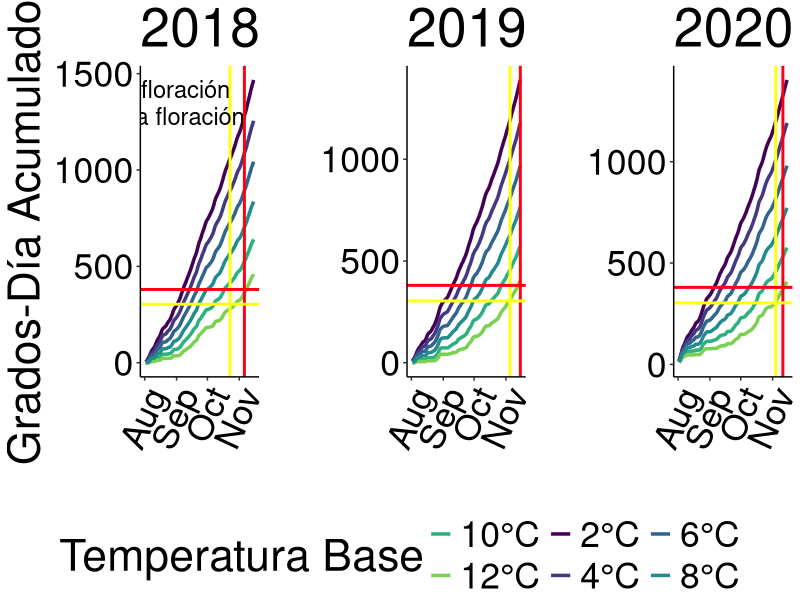
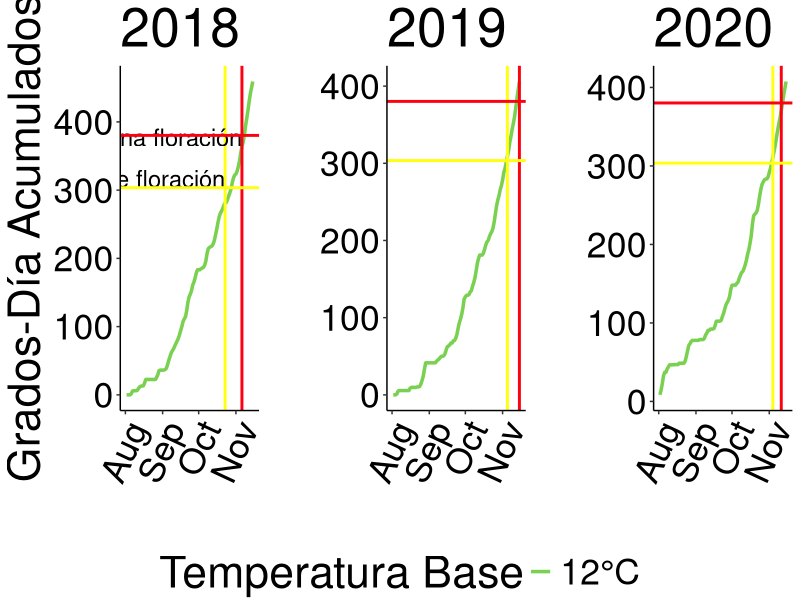
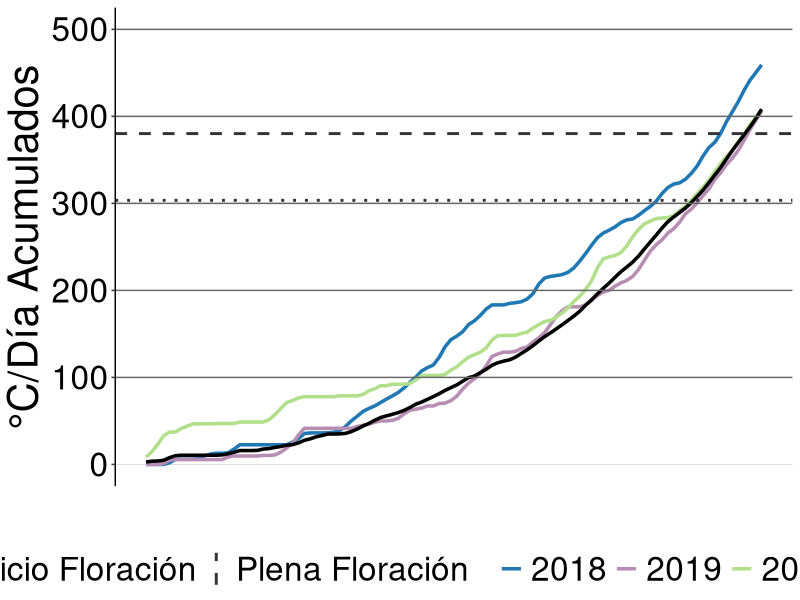

Reproduce these figures in R, in order.
## ---- chunk 1
knitr::opts_chunk$set(warning = FALSE, message = FALSE, echo = FALSE)

#Load library
library(readxl)

#Create object "db_met_mor" which contains climate data
db_met_mor <- read_excel("database.xlsx", sheet = "II_M_inta")
#Delete unnecessary columns
db_met_mor<-db_met_mor[,-c(9:29)]

db_met_mor$year<-as.factor(db_met_mor$year)
db_met_mor$date<-as.POSIXct(db_met_mor$date,format="%Y-%m-%d")

db_met_mor$temp_abr<-as.numeric(db_met_mor$temp_abr)
# db_met_mor$month<-factor(db_met_mor$month, levels = c("Ene", "Feb", "Mar", "Abr", "May", "Jun", "Jul", "Ago", "Sep", "Oct", "Nov", "Dic"))

db_met_mor$tem_abr_max <- as.numeric(db_met_mor$tem_abr_max)
db_met_mor$temp_abr_min <- as.numeric(db_met_mor$temp_abr_min)

library(dplyr)
# Filtrar los datos para fechas entre el 1 de junio y el 12 de noviembre
db_st_moreno <- db_met_mor %>%
  dplyr::filter(
    year %in% c(2018, 2019, 2020) & 
    as.Date(date) >= as.Date(paste0(year, "-06-01"), format = "%Y-%m-%d") & 
    as.Date(date) <= as.Date(paste0(year, "-11-15"), format = "%Y-%m-%d")
  )

# Convertir columnas a numéricas (si es necesario)
db_st_moreno$tem_abr_max <- as.numeric(db_st_moreno$tem_abr_max)
db_st_moreno$temp_abr_min <- as.numeric(db_st_moreno$temp_abr_min)

# Calcular la temperatura promedio
db_st_moreno <- db_st_moreno %>%
  dplyr::mutate(temp_mean = (tem_abr_max + temp_abr_min) / 2)

## ---- chunk 2
knitr::opts_chunk$set(warning = FALSE, message = FALSE, echo = FALSE)

# Crear una lista para almacenar los data frames
list_data_frames <- list()

# Definir el rango general de fechas (todos los años)
start_date <- as.Date("2018-06-01")
end_date <- as.Date("2020-11-15")

# Generar data frames para cada rango de fechas, iterando por días
for (i in 0:163) { # Ajustar el rango según los días a iterar
  # Calcular el desplazamiento en días
  offset <- i
  
  # Ajustar las fechas de inicio para todos los años y convertirlas a POSIXct
  current_start_dates <- as.POSIXct(as.Date(c("2018-06-01", "2019-06-01", "2020-06-01")) + offset, tz = "UTC")
  current_end_date <- as.POSIXct(end_date, tz = "UTC")
  
  # Filtrar los datos para el rango actual (todos los años)
  filtered_data <- db_st_moreno %>%
    dplyr::filter((year == 2018 & date >= current_start_dates[1] & date <= current_end_date) |
           (year == 2019 & date >= current_start_dates[2] & date <= current_end_date) |
           (year == 2020 & date >= current_start_dates[3] & date <= current_end_date))
  
  # Asignar el data frame a la lista
  list_name <- paste0("df_", i + 1)
  list_data_frames[[list_name]] <- filtered_data
}

# Aplicar las transformaciones en cada data frame de la lista
list_data_frames_2 <- lapply(list_data_frames, function(df) {
  # Asegurarte de que el data frame no esté vacío
  if (nrow(df) > 0) {
    # Crear columnas para los umbrales de temperatura
    df <- df %>%
      dplyr::mutate(
        DD_2C = ifelse(temp_mean > 2, temp_mean - 2, 0),
        DD_4C = ifelse(temp_mean > 4, temp_mean - 4, 0),
        DD_6C = ifelse(temp_mean > 6, temp_mean - 6, 0),
        DD_8C = ifelse(temp_mean > 8, temp_mean - 8, 0),
        DD_10C = ifelse(temp_mean > 10, temp_mean - 10, 0),
        DD_12C = ifelse(temp_mean > 12, temp_mean - 12, 0)
      )
    
    # Calcular la suma acumulativa de los grados-día
    df <- df %>%
      dplyr::group_by(year) %>%
      dplyr::mutate(
        DD_2C_cum = cumsum(DD_2C),
        DD_4C_cum = cumsum(DD_4C),
        DD_6C_cum = cumsum(DD_6C),
        DD_8C_cum = cumsum(DD_8C),
        DD_10C_cum = cumsum(DD_10C),
        DD_12C_cum = cumsum(DD_12C)
      ) %>%
      ungroup()
  }
  return(df) # Retornar el data frame modificado
})

## ---- chunk 3
knitr::opts_chunk$set(warning = FALSE, message = FALSE, echo = FALSE)

library(tidyr)
# Reorganizar los datos en cada data frame de la lista
list_data_frames_long <- lapply(list_data_frames_2, function(df) {
  # Verificar si el data frame no está vacío
  if (nrow(df) > 0) {
    # Reorganizar los datos a formato largo
    df_long <- df %>%
      pivot_longer(
        cols = starts_with("DD_"),
        names_to = "Umbral",
        values_to = "Grados_Día_Acumulados"
      ) %>%
      # Reemplazar los nombres de los umbrales y eliminar los no deseados
      mutate(Umbral = case_when(
        Umbral == "DD_2C_cum" ~ "2°C",
        Umbral == "DD_4C_cum" ~ "4°C",
        Umbral == "DD_6C_cum" ~ "6°C",
        Umbral == "DD_8C_cum" ~ "8°C",
        Umbral == "DD_10C_cum" ~ "10°C",
        Umbral == "DD_12C_cum" ~ "12°C",
        TRUE ~ NA_character_  # Asignar NA a valores no deseados
      )) %>%
      # Filtrar filas con NA en la columna 'Umbral'
      filter(!is.na(Umbral))
    
    # Asegurar que las columnas de fecha sean del tipo Date
    df_long <- df_long %>%
      mutate(
        date = as.Date(date),
        date_complete = as.Date(date_complete)
      )
    
    return(df_long) # Retornar el data frame reorganizado
  } else {
    return(df) # Si está vacío, devolver sin cambios
  }
})

## ---- chunk 4
knitr::opts_chunk$set(warning = FALSE, message = FALSE, echo = FALSE)

library(dplyr)
library(ggplot2)

# Crear las fechas de eventos fenológicos
flowering_dates_pf <- data.frame(
  year = c(2018, 2019, 2020),
  date = as.Date(c("2018-11-06", "2019-11-15", "2020-11-11")),
  event = "Plena floración"
)

flowering_dates_if <- data.frame(
  year = c(2018, 2019, 2020),
  date = as.Date(c("2018-10-23", "2019-11-05", "2020-11-04")),
  event = "Inicio de floración"
)

# Función para ajustar modelos y calcular R² y RMSE (CON CORRECCIONES)
fit_models <- function(data, event_dates, base_temps) {
  results <- data.frame(BaseTemp = numeric(), R2 = numeric(), RMSE = numeric(), Event = character(), stringsAsFactors = FALSE) # Inicializar con columna Event
  
  for (base in base_temps) {
    # Filtrar datos para el umbral actual
    gdd_data <- data %>% dplyr::filter(Umbral_num == base)
    
    # Extraer las fechas y los GDD para el modelo
    model_data <- gdd_data %>%
      dplyr::filter(date %in% event_dates) %>%
      dplyr::select(date, Grados_Día_Acumulados)
    
    if (nrow(model_data) > 1) { # Verificar que haya datos suficientes para el modelo
      # Ajustar modelo de regresión lineal
      model <- lm(Grados_Día_Acumulados ~ date, data = model_data)
      
      # Calcular R² y RMSE
      r2 <- summary(model)$r.squared
      rmse <- sqrt(mean(model$residuals^2))
      
      # Añadir fila SOLO si hay resultados del modelo
      results <- rbind(results, data.frame(BaseTemp = base, R2 = r2, RMSE = rmse, Event = ifelse(event_dates == flowering_dates_if$date[1], "Inicio de floración", "Plena floración")))
    }
  }
  return(results)
}

# ... (Código posterior sin cambios hasta la llamada a lapply)

# Aplicar la función a cada data frame en la lista (CON CORRECCIONES)
results_list <- lapply(list_data_frames_long, function(df) {
  if (nrow(df) > 0) {
    # Convertir Umbral a numérico
    df <- df %>% mutate(Umbral_num = as.numeric(gsub("°C", "", Umbral)))
    
    # Obtener los umbrales únicos
    base_temps <- unique(df$Umbral_num)

    # Inicializar data frame para los resultados de este df
    all_results <- data.frame()

    # Calcular resultados para "Inicio de floración"
    results_if <- fit_models(df, flowering_dates_if$date, base_temps)
    all_results <- rbind(all_results, results_if)
    
    # Calcular resultados para "Plena floración"
    results_pf <- fit_models(df, flowering_dates_pf$date, base_temps)
    all_results <- rbind(all_results, results_pf)
    
    return(all_results)
  } else {
    return(data.frame()) # Retornar un data frame vacío si no hay datos
  }
})

# Verificar los resultados
# results_list


## ---- chunk 5
knitr::opts_chunk$set(warning = FALSE, message = FALSE, echo = FALSE)

# Crear un data frame único combinando todos los data frames de la lista
results_df <- data.frame() # Inicializar un data frame vacío

for (i in seq_along(results_list)) {
  df <- results_list[[i]] # Obtener el data frame actual de la lista
  
  if (nrow(df) > 0) { # Verificar si el data frame no está vacío
    df$DataFrameName <- names(results_list)[i] # Añadir la columna con el nombre
    results_df <- rbind(results_df, df) # Combinar con el data frame principal
  }
}

# Una forma más eficiente con dplyr y purrr
library(dplyr)
library(purrr)

results_df_purrr <- imap_dfr(results_list, ~{
  if (nrow(.x) > 0) {
    .x$DataFrameName <- .y
    return(.x)
  } else {
    return(data.frame())
  }
})


## ---- chunk 6
knitr::opts_chunk$set(warning = FALSE, message = FALSE, echo = FALSE)

# Filtrar las filas donde R2 es MENOR que 1
results_df_purrr_filtrado <- results_df_purrr %>%
  dplyr::filter(R2 < 1)

## ---- chunk 7
knitr::opts_chunk$set(warning = FALSE, message = FALSE, echo = FALSE)

library(dplyr)
library(purrr)

# Encontrar el mejor modelo para cada evento (R2 máximo)
mejores_modelos <- results_df_purrr_filtrado %>%
  group_by(Event) %>% # Agrupar por Evento para obtener el mejor modelo por cada uno
  slice_max(R2, n = 100) %>% # Seleccionar la fila con el R2 más alto dentro de cada grupo
  ungroup() # Desagrupar para evitar problemas posteriores

# Mostrar los mejores modelos
print(mejores_modelos)

# menor RMSE.

mejores_modelos_rmse<- results_df_purrr_filtrado %>%
  group_by(Event) %>%
  slice_min(RMSE, n=1) %>%
  ungroup()

print(mejores_modelos_rmse)

## ---- chunk 8
knitr::opts_chunk$set(warning = FALSE, message = FALSE, echo = FALSE)

df_63 <- as.data.frame(list_data_frames_long$df_63)

## ---- chunk 9
knitr::opts_chunk$set(warning = FALSE, message = FALSE, echo = FALSE)

library(ggplot2)
library(dplyr)
library(ggpubr)
library(ggrepel)

# Crear un dataframe para la leyenda de anotaciones
annotate_legend <- data.frame(
  label = c("Inicio de floración", "Plena floración"),
  color = c("#FFFF11", "#FF0011")
)

# Crear el dataframe para las fechas de "Inicio de Floración"
flowering_dates_pf <- data.frame(
  year = c(2018, 2019, 2020),
  date = as.Date(c("2018-11-06", "2019-11-15", "2020-11-11")),
  event = "Inicio de floración"
)

# Crear el dataframe para las fechas de "Plena Floración"
flowering_dates_if <- data.frame(
  year = c(2018, 2019, 2020),
  date = as.Date(c("2018-10-23", "2019-11-05", "2020-11-04")),
  event = "Plena floración"
)

# Asegúrate de que la columna 'date' en los dataframes sea de tipo Date
flowering_dates_if$date <- as.Date(flowering_dates_if$date)
flowering_dates_pf$date <- as.Date(flowering_dates_pf$date)

# Función para convertir las etiquetas del eje X a título capitalizado
capitalize_months <- function(x) {
  str_to_title(strftime(x, "%b"))
}

# Crear una paleta de colores con gradiente del azul al rojo
gradiente_azul_a_rojo <- viridis::viridis(6, option = "D", end = 0.8)

# Asignar nombres a los colores
colores_umbral <- c("2°C" = gradiente_azul_a_rojo[1], 
                    "4°C" = gradiente_azul_a_rojo[2],
                    "6°C" = gradiente_azul_a_rojo[3], 
                    "8°C" = gradiente_azul_a_rojo[4],
                    "10°C" = gradiente_azul_a_rojo[5],
                    "12°C" = gradiente_azul_a_rojo[6])

## ---- chunk 10
knitr::opts_chunk$set(warning = FALSE, message = FALSE, echo = FALSE)

# Filtrar datos para el año 2018 y crear el gráfico
gg_temp_base_2018 <- ggplot(filter(df_63, year == "2018"), aes(x = date, y = Grados_Día_Acumulados, color = Umbral)) + 
  geom_line(size=1.2) + 
  labs(title = "2018",
       x = "",
       y = "Grados-Día Acumulados",
       color = "Temperatura Base") +
  theme_classic() +
  theme(text = element_text(size = 32, color = 'black'),
        axis.text = element_text(color = 'black'),
        legend.position = "none") +
  theme(axis.text.x = element_text(angle = 65, hjust = 1, color='black')) +
  scale_x_date(date_breaks = "1 month", labels = capitalize_months) + 
  scale_color_manual(values = colores_umbral) +
  geom_vline(data = filter(flowering_dates_if, year == 2018), aes(xintercept = as.numeric(date)), 
             color = "#FFFF11", linetype = "solid", size = 1) +
  geom_text(data = filter(flowering_dates_if, year == 2018), aes(x = date, y = max(df_63$Grados_Día_Acumulados, na.rm = TRUE), label = "Inicio de floración"), 
            color = "black", vjust = 1, hjust = 1, size=6) +
  geom_vline(data = filter(flowering_dates_pf, year == 2018), aes(xintercept = as.numeric(date)), 
             color = "#FF0011", linetype = "solid", size = 1) +
  geom_text(data = filter(flowering_dates_pf, year == 2018), aes(x = date, y = max(df_63$Grados_Día_Acumulados, na.rm = TRUE), label = "Plena floración"), 
            color = "black", vjust = 2.5, hjust = 1, size=6)+
  geom_hline(yintercept = 303.5667, color = "#FFFF11", linetype = "solid", size = 1)+
  geom_hline(yintercept = 380.2, color = "#FF0011", linetype = "solid", size = 1) #+
  # geom_text_repel(data = filter(flowering_dates_if, year == 2018), aes(x = date, y = 0, label = "Inicio de floración"), 
  #           color = "#FFFF11", size=6, nudge_y = 100) +
  # geom_text_repel(data = filter(flowering_dates_pf, year == 2018), aes(x = date, y = 0, label = "Plena floración"), 
  #           color = "#FF0011", size=6, nudge_y = 100)

# Filtrar datos para el año 2019 y crear el gráfico
gg_temp_base_2019 <- ggplot(filter(df_63, year == "2019"), aes(x = date, y = Grados_Día_Acumulados, color = Umbral)) + 
  geom_line(size=1.2) + 
  labs(title = "2019",
       x = "",
       y = "",
       color = "Temperatura Base") +
  theme_classic() +
  theme(text = element_text(size = 32, color = 'black'),
        axis.text = element_text(color = 'black'),
        legend.position = "none") +
  theme(axis.text.x = element_text(angle = 65, hjust = 1, color='black')) +
  scale_x_date(date_breaks = "1 month", labels = capitalize_months) + 
  scale_color_manual(values = colores_umbral) +
  geom_vline(data = filter(flowering_dates_if, year == 2019), aes(xintercept = as.numeric(date)), 
             color = "#FFFF11", linetype = "solid", size = 1) +
  # geom_text(data = filter(flowering_dates_if, year == 2019), aes(x = date, y = max(df_63$Grados_Día_Acumulados, na.rm = TRUE), label = "Inicio de floración"), 
  #           color = "#FFFF11", vjust = 1, size=6) +
  geom_vline(data = filter(flowering_dates_pf, year == 2019), aes(xintercept = as.numeric(date)), 
             color = "#FF0011", linetype = "solid", size = 1) +
  # geom_text(data = filter(flowering_dates_pf, year == 2019), aes(x = date, y = max(df_63$Grados_Día_Acumulados, na.rm = TRUE), label = "Plena floración"), 
  #           color = "#FF0011", vjust = 3, size=6)+
  geom_hline(yintercept = 303.5667, color = "#FFFF11", linetype = "solid", size = 1)+
  geom_hline(yintercept = 380.2, color = "#FF0011", linetype = "solid", size = 1)

# Filtrar datos para el año 2020 y crear el gráfico
gg_temp_base_2020 <- ggplot(filter(df_63, year == "2020"), aes(x = date, y = Grados_Día_Acumulados, color = Umbral)) + 
  geom_line(size=1.2) + 
  labs(title = "2020",
       x = "",
       y = "",
       color = "Temperatura Base") +
  theme_classic() +
  theme(text = element_text(size = 32, color = 'black'),
        axis.text = element_text(color = 'black'),
        legend.position = "none") +
  theme(axis.text.x = element_text(angle = 65, hjust = 1, color='black')) +
  scale_x_date(date_breaks = "1 month", labels = capitalize_months) + 
  scale_color_manual(values = colores_umbral) +
  geom_vline(data = filter(flowering_dates_if, year == 2020), aes(xintercept = as.numeric(date)), 
             color = "#FFFF11", linetype = "solid", size = 1) +
  # geom_text(data = filter(flowering_dates_if, year == 2020), aes(x = date, y = max(df_63$Grados_Día_Acumulados, na.rm = TRUE), label = "Inicio de floración"), 
  #           color = "#FFFF11", vjust = 1, size=6) +
  geom_vline(data = filter(flowering_dates_pf, year == 2020), aes(xintercept = as.numeric(date)), 
             color = "#FF0011", linetype = "solid", size = 1) +
  # geom_text(data = filter(flowering_dates_pf, year == 2020), aes(x = date, y = max(df_63$Grados_Día_Acumulados, na.rm = TRUE), label = "Plena floración"),
  #           color = "#FF0011", vjust = 3, size=6)
  geom_hline(yintercept = 303.5667, color = "#FFFF11", linetype = "solid", size = 1)+
  geom_hline(yintercept = 380.2, color = "#FF0011", linetype = "solid", size = 1)
  
library(stringr)
# Combinar los gráficos en una sola imagen con leyenda común
combined_plot <- ggarrange(gg_temp_base_2018, gg_temp_base_2019, gg_temp_base_2020,
                           ncol = 3, nrow = 1,
                           common.legend = TRUE, legend = "bottom")

# Mostrar el gráfico combinado
print(combined_plot)

## ---- chunk 11
knitr::opts_chunk$set(warning = FALSE, message = FALSE, echo = FALSE)

# Filtrar datos para el año 2018 y umbral de 12°C
gg_temp_base_2018 <- ggplot(filter(df_63, year == "2018" & Umbral == "12°C"), aes(x = date, y = Grados_Día_Acumulados, color = Umbral)) + 
  geom_line(size=1.2) + 
  labs(title = "2018",
       x = "",
       y = "Grados-Día Acumulados",
       color = "Temperatura Base") +
  theme_classic() +
  theme(text = element_text(size = 32, color = 'black'),
        axis.text = element_text(color = 'black'),
        legend.position = "none") +
  theme(axis.text.x = element_text(angle = 65, hjust = 1, color='black')) +
  scale_x_date(date_breaks = "1 month", labels = capitalize_months) + 
  scale_color_manual(values = colores_umbral["12°C"]) + # Asegúrate de usar el color para "12°C"
  geom_vline(data = filter(flowering_dates_if, year == 2018), aes(xintercept = as.numeric(date)), 
             color = "#FFFF11", linetype = "solid", size = 1) +
  geom_text(data = filter(flowering_dates_if, year == 2018), aes(x = date, y = 330, label = "Inicio de floración"), 
            color = "black", vjust = 1, hjust = 1, size=6) +
  geom_vline(data = filter(flowering_dates_pf, year == 2018), aes(xintercept = as.numeric(date)), 
             color = "#FF0011", linetype = "solid", size = 1) +
  geom_text(data = filter(flowering_dates_pf, year == 2018), aes(x = date, y = 430, label = "Plena floración"), 
            color = "black", vjust = 2.5, hjust = 1, size=6)+
  geom_hline(yintercept = 303.5667, color = "#FFFF11", linetype = "solid", size = 1)+
  geom_hline(yintercept = 380.2, color = "#FF0011", linetype = "solid", size = 1)

# Filtrar datos para el año 2019 y umbral de 12°C
gg_temp_base_2019 <- ggplot(filter(df_63, year == "2019" & Umbral == "12°C"), aes(x = date, y = Grados_Día_Acumulados, color = Umbral)) + 
  geom_line(size=1.2) + 
  labs(title = "2019",
       x = "",
       y = "",
       color = "Temperatura Base") +
  theme_classic() +
  theme(text = element_text(size = 32, color = 'black'),
        axis.text = element_text(color = 'black'),
        legend.position = "none") +
  theme(axis.text.x = element_text(angle = 65, hjust = 1, color='black')) +
  scale_x_date(date_breaks = "1 month", labels = capitalize_months) + 
  scale_color_manual(values = colores_umbral["12°C"]) + 
  geom_vline(data = filter(flowering_dates_if, year == 2019), aes(xintercept = as.numeric(date)), 
             color = "#FFFF11", linetype = "solid", size = 1) +
  geom_vline(data = filter(flowering_dates_pf, year == 2019), aes(xintercept = as.numeric(date)), 
             color = "#FF0011", linetype = "solid", size = 1) +
  geom_hline(yintercept = 303.5667, color = "#FFFF11", linetype = "solid", size = 1)+
  geom_hline(yintercept = 380.2, color = "#FF0011", linetype = "solid", size = 1)

# Filtrar datos para el año 2020 y umbral de 12°C
gg_temp_base_2020 <- ggplot(filter(df_63, year == "2020" & Umbral == "12°C"), aes(x = date, y = Grados_Día_Acumulados, color = Umbral)) + 
  geom_line(size=1.2) + 
  labs(title = "2020",
       x = "",
       y = "",
       color = "Temperatura Base") +
  theme_classic() +
  theme(text = element_text(size = 32, color = 'black'),
        axis.text = element_text(color = 'black'),
        legend.position = "none") +
  theme(axis.text.x = element_text(angle = 65, hjust = 1, color='black')) +
  scale_x_date(date_breaks = "1 month", labels = capitalize_months) + 
  scale_color_manual(values = colores_umbral["12°C"]) + 
  geom_vline(data = filter(flowering_dates_if, year == 2020), aes(xintercept = as.numeric(date)), 
             color = "#FFFF11", linetype = "solid", size = 1) +
  geom_vline(data = filter(flowering_dates_pf, year == 2020), aes(xintercept = as.numeric(date)), 
             color = "#FF0011", linetype = "solid", size = 1) +
  geom_hline(yintercept = 303.5667, color = "#FFFF11", linetype = "solid", size = 1)+
  geom_hline(yintercept = 380.2, color = "#FF0011", linetype = "solid", size = 1)

# Combinar los gráficos
combined_plot2 <- ggarrange(gg_temp_base_2018, gg_temp_base_2019, gg_temp_base_2020,
                           ncol = 3, nrow = 1,
                           common.legend = TRUE, legend = "bottom")

combined_plot2

## ---- chunk 12
knitr::opts_chunk$set(warning = FALSE, message = FALSE, echo = FALSE)

# Crear la columna de mes-día
df_63$mes_dia <- format(df_63$date, "%m-%d")

# Seleccionar sólo las fechas de "Umbral" 12°C
df_12C <- df_63 %>% 
  dplyr::filter(Umbral == "12°C")

# Crear una base de datos unificada para graficar
df_grafico <- df_12C %>% 
   dplyr::mutate(fecha_normalizada = as.Date(mes_dia, format = "%m-%d")) %>% # Crear una columna normalizada
   dplyr::select(year, fecha_normalizada, Grados_Día_Acumulados) # Seleccionar columnas clave


palette <- c("#1F78B4","#B88DB4",  "#B2DF8A")

# gg_phen_years <- ggplot(df_grafico, aes(x = fecha_normalizada, y = Grados_Día_Acumulados, color = factor(year), group = year)) +
#   geom_line(size = 1.2) +
#   labs(
#     title = "Grados-Día Acumulados por Año (Tb 12°C a partir del 2 de agosto)",
#     x = "Fecha",
#     y = "°C-Día Acumulados",
#     color = "Año"
#   ) +
#   scale_x_date(date_labels = "%b-%d", date_breaks = "1 month") + # Formato mes-día en el eje X
#   scale_color_manual(values = palette)
#   theme_classic() +
#   theme(
#     text = element_text(size = 14),
#     axis.text.x = element_text(angle = 45, hjust = 1),
#     legend.position = "bottom"
#   )


## ---- chunk 13
knitr::opts_chunk$set(warning = FALSE, message = FALSE, echo = FALSE)

# Serie 2013-2024

#Load library
library(readxl)
db_serie_mor <- read_excel("database.xlsx", sheet = "II_M_completa")

db_serie_mor<-db_serie_mor[,-c(2:4)]

db_serie_mor$Date<-as.POSIXct(db_serie_mor$Date,format="%Y-%m-%d")

## ---- chunk 14
knitr::opts_chunk$set(warning = FALSE, message = FALSE, echo = FALSE)

library(dplyr)
# Filtrar las fechas en el rango 2 de agosto al 15 de noviembre
db_serie_mor_filtrada <- db_serie_mor %>%
  dplyr::filter(format(Date, "%m-%d") >= "08-02" & format(Date, "%m-%d") <= "11-15")

# Promediar la temperatura diaria ignorando el año
db_serie_promedio <- db_serie_mor_filtrada %>%
  dplyr::mutate(Mes_Dia = format(Date, "%m-%d")) %>% # Crear columna con mes y día
  dplyr::group_by(Mes_Dia) %>%                      # Agrupar por mes y día
  dplyr::summarise(Temperatura_Promedio = mean(Temperatura_Media, na.rm = TRUE)) %>% # Calcular promedio
  dplyr::arrange(Mes_Dia)                          # Ordenar por fecha

# Calcular GDA restando la Tb de 12°C y acumulando
db_serie <- db_serie_promedio %>%
  dplyr::mutate(
    GD = pmax(0, Temperatura_Promedio - 12),  # Restar Tb y asegurar valores no negativos
    GDA = cumsum(GD)                          # Calcular grados días acumulados
  )

## ---- chunk 15
knitr::opts_chunk$set(warning = FALSE, message = FALSE, echo = FALSE)

db_serie <- db_serie %>%
  dplyr::mutate(
    # Convertir 'Mes_Dia' a fecha si es necesario
    fecha_normalizada = as.Date(Mes_Dia, format = "%m-%d") %>% 
      format("%m-%d") %>% 
      as.Date(format = "%m-%d", origin = "2013-08-02")
  ) %>%
  dplyr::mutate(year = "Típico")  # Añadir la etiqueta 'Típico'

## ---- chunk 16
knitr::opts_chunk$set(warning = FALSE, message = FALSE, echo = FALSE)

# Filtrar para obtener solo el año "Típico"
db_serie_promedio_tipico <- db_serie %>%
  dplyr::filter(year == "Típico")

# Buscar las fechas donde los grados-día acumulados alcanzan 303.5 y 380.2
fecha_inicio_floracion <- db_serie_promedio_tipico %>%
  dplyr::filter(GDA >= 303.5) %>%
  dplyr::slice(1) %>%
  dplyr::pull(Mes_Dia)

fecha_plena_floracion <- db_serie_promedio_tipico %>%
  dplyr::filter(GDA >= 380.2) %>%
  dplyr::slice(1) %>%
  dplyr::pull(Mes_Dia)

fecha_inicio_floracion <- as.Date("2025-11-04")  # Reemplaza con tu fecha de inicio de floración
fecha_plena_floracion <- as.Date("2025-11-13")   # Reemplaza con tu fecha de plena floración

# Ver las fechas de intersección
fecha_inicio_floracion
fecha_plena_floracion

## ---- chunk 17
knitr::opts_chunk$set(warning = FALSE, message = FALSE, echo = FALSE)

db_4years <- db_serie_promedio_tipico[,-c(1:3)]
db_4years$Grados_Día_Acumulados <- db_4years$GDA
db_4years <- db_4years[,-c(1)]

## ---- chunk 18
knitr::opts_chunk$set(warning = FALSE, message = FALSE, echo = FALSE)

df_grafico_completo <- df_grafico %>%
  dplyr::bind_rows(db_4years)

df_grafico_completo$year <- as.factor(df_grafico_completo$year)

## ---- chunk 19
knitr::opts_chunk$set(warning = FALSE, message = FALSE, echo = FALSE)

library(ggplot2)

palette <- c("#1F78B4", "#B88DB4", "#B2DF8A", "black")

gg_phen_years_simple <- ggplot(df_grafico_completo, aes(x = fecha_normalizada, y = Grados_Día_Acumulados, color = factor(year), group = year)) +
  geom_line(size = 1.2) +
  scale_color_manual(values = palette) +
  theme_classic() +
  labs(y = "°C/Día Acumulados", x = "") +
  theme(legend.position = "bottom",
        text = element_text(size = 30, color = "black"),
        panel.grid.major.y = element_line(size = 0.05, color = 'black'),
        panel.grid.major.x = element_blank(),
        axis.text = element_text(color = 'black'),
        legend.title = element_blank()) +
  geom_hline(yintercept = c(100, 200, 300, 400, 500), color = "grey40") # Corrected: yintercept outside aes()

gg_phen_years <- gg_phen_years_simple +
  geom_vline(aes(xintercept = as.Date(fecha_inicio_floracion), linetype = "Inicio Floración"), color = "grey20", size = 1) +
  geom_vline(aes(xintercept = as.Date(fecha_plena_floracion), linetype = "Plena Floración"), color = "grey20", size = 1) +
  geom_hline(yintercept = c(303.5), linetype = "dotted", color = "grey20", size = 1) +
  geom_hline(yintercept = c(380.2), linetype ="dashed", color = "grey20", size = 1) +
  scale_linetype_manual(name = "Fenología", values = c("Inicio Floración" = "dotted", "Plena Floración" = "dashed")) +
  scale_x_date(
    breaks = seq(as.Date("2025-07-28"), as.Date("2025-11-16"), by = "9 days"),
    labels = format(seq(as.Date("2025-07-28"), as.Date("2025-11-16"), by = "9 days"), "%d-%m")
  )

gg_phen_years
# ggsave("gg_phen_years", plot = gg_phen_years, device = "tiff", width = 16, height = 8, units = "in", dpi = 300)

## ---- chunk 20
knitr::opts_chunk$set(warning = FALSE, message = FALSE, echo = FALSE)


